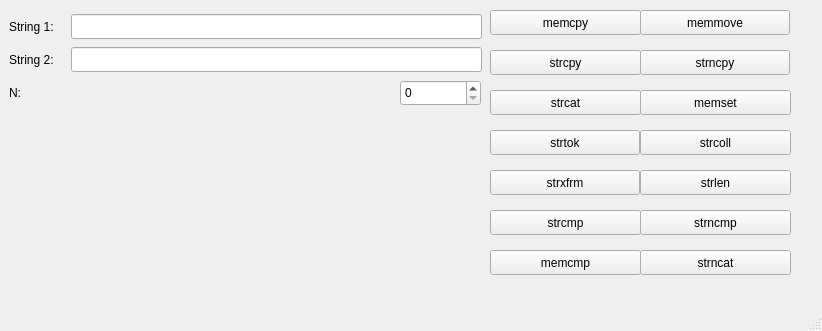
<?xml version="1.0" encoding="UTF-8"?>
<ui version="4.0">
 <class>MainWindow</class>
 <widget class="QMainWindow" name="MainWindow">
  <property name="geometry">
   <rect>
    <x>0</x>
    <y>0</y>
    <width>822</width>
    <height>331</height>
   </rect>
  </property>
  <property name="windowTitle">
   <string>MainWindow</string>
  </property>
  <property name="styleSheet">
   <string notr="true"/>
  </property>
  <widget class="QWidget" name="centralwidget">
   <widget class="QPushButton" name="bnt_strlen">
    <property name="geometry">
     <rect>
      <x>640</x>
      <y>170</y>
      <width>151</width>
      <height>25</height>
     </rect>
    </property>
    <property name="text">
     <string>strlen</string>
    </property>
   </widget>
   <widget class="QPushButton" name="bnt_memmove">
    <property name="geometry">
     <rect>
      <x>640</x>
      <y>10</y>
      <width>150</width>
      <height>25</height>
     </rect>
    </property>
    <property name="text">
     <string>memmove</string>
    </property>
   </widget>
   <widget class="QPushButton" name="bnt_strcpy">
    <property name="geometry">
     <rect>
      <x>490</x>
      <y>50</y>
      <width>151</width>
      <height>25</height>
     </rect>
    </property>
    <property name="text">
     <string>strcpy</string>
    </property>
   </widget>
   <widget class="QPushButton" name="bnt_strncpy">
    <property name="geometry">
     <rect>
      <x>640</x>
      <y>50</y>
      <width>150</width>
      <height>25</height>
     </rect>
    </property>
    <property name="text">
     <string>strncpy</string>
    </property>
   </widget>
   <widget class="QPushButton" name="bnt_memset">
    <property name="geometry">
     <rect>
      <x>640</x>
      <y>90</y>
      <width>151</width>
      <height>25</height>
     </rect>
    </property>
    <property name="text">
     <string>memset</string>
    </property>
   </widget>
   <widget class="QPushButton" name="bnt_strtok">
    <property name="geometry">
     <rect>
      <x>490</x>
      <y>130</y>
      <width>150</width>
      <height>25</height>
     </rect>
    </property>
    <property name="text">
     <string>strtok</string>
    </property>
   </widget>
   <widget class="QPushButton" name="bnt_memcpy">
    <property name="geometry">
     <rect>
      <x>490</x>
      <y>10</y>
      <width>151</width>
      <height>25</height>
     </rect>
    </property>
    <property name="text">
     <string>memcpy</string>
    </property>
   </widget>
   <widget class="QPushButton" name="bnt_strcat">
    <property name="geometry">
     <rect>
      <x>490</x>
      <y>90</y>
      <width>151</width>
      <height>25</height>
     </rect>
    </property>
    <property name="text">
     <string>strcat</string>
    </property>
   </widget>
   <widget class="QPushButton" name="bnt_strxfrm">
    <property name="geometry">
     <rect>
      <x>490</x>
      <y>170</y>
      <width>150</width>
      <height>25</height>
     </rect>
    </property>
    <property name="text">
     <string>strxfrm</string>
    </property>
   </widget>
   <widget class="QPushButton" name="bnt_strcoll">
    <property name="geometry">
     <rect>
      <x>640</x>
      <y>130</y>
      <width>151</width>
      <height>25</height>
     </rect>
    </property>
    <property name="text">
     <string>strcoll</string>
    </property>
   </widget>
   <widget class="QPushButton" name="bnt_strncat">
    <property name="geometry">
     <rect>
      <x>640</x>
      <y>250</y>
      <width>151</width>
      <height>25</height>
     </rect>
    </property>
    <property name="text">
     <string>strncat</string>
    </property>
   </widget>
   <widget class="QPushButton" name="bnt_strncmp">
    <property name="geometry">
     <rect>
      <x>640</x>
      <y>210</y>
      <width>151</width>
      <height>25</height>
     </rect>
    </property>
    <property name="text">
     <string>strncmp</string>
    </property>
   </widget>
   <widget class="QPushButton" name="bnt_strcmp">
    <property name="geometry">
     <rect>
      <x>490</x>
      <y>210</y>
      <width>151</width>
      <height>25</height>
     </rect>
    </property>
    <property name="text">
     <string>strcmp</string>
    </property>
   </widget>
   <widget class="QPushButton" name="bnt_memcmp">
    <property name="geometry">
     <rect>
      <x>490</x>
      <y>250</y>
      <width>151</width>
      <height>25</height>
     </rect>
    </property>
    <property name="text">
     <string>memcmp</string>
    </property>
   </widget>
   <widget class="QLineEdit" name="ln_str1">
    <property name="geometry">
     <rect>
      <x>71</x>
      <y>14</y>
      <width>411</width>
      <height>25</height>
     </rect>
    </property>
   </widget>
   <widget class="QLineEdit" name="ln_str2">
    <property name="geometry">
     <rect>
      <x>71</x>
      <y>47</y>
      <width>411</width>
      <height>25</height>
     </rect>
    </property>
   </widget>
   <widget class="QLabel" name="label">
    <property name="geometry">
     <rect>
      <x>9</x>
      <y>14</y>
      <width>56</width>
      <height>25</height>
     </rect>
    </property>
    <property name="text">
     <string>String 1:</string>
    </property>
   </widget>
   <widget class="QLabel" name="label_2">
    <property name="geometry">
     <rect>
      <x>9</x>
      <y>47</y>
      <width>56</width>
      <height>25</height>
     </rect>
    </property>
    <property name="text">
     <string>String 2:</string>
    </property>
   </widget>
   <widget class="QLabel" name="label_3">
    <property name="geometry">
     <rect>
      <x>9</x>
      <y>80</y>
      <width>385</width>
      <height>26</height>
     </rect>
    </property>
    <property name="text">
     <string>N:</string>
    </property>
   </widget>
   <widget class="QSpinBox" name="spb_N">
    <property name="geometry">
     <rect>
      <x>400</x>
      <y>80</y>
      <width>81</width>
      <height>26</height>
     </rect>
    </property>
   </widget>
   <widget class="QLabel" name="label_Cloni">
    <property name="geometry">
     <rect>
      <x>-10</x>
      <y>140</y>
      <width>500</width>
      <height>500</height>
     </rect>
    </property>
    <property name="text">
     <string/>
    </property>
   </widget>
   <widget class="QLabel" name="ln_ans">
    <property name="geometry">
     <rect>
      <x>10</x>
      <y>110</y>
      <width>471</width>
      <height>17</height>
     </rect>
    </property>
    <property name="text">
     <string/>
    </property>
   </widget>
  </widget>
  <widget class="QMenuBar" name="menubar">
   <property name="geometry">
    <rect>
     <x>0</x>
     <y>0</y>
     <width>822</width>
     <height>22</height>
    </rect>
   </property>
  </widget>
  <widget class="QStatusBar" name="statusbar"/>
 </widget>
 <resources/>
 <connections/>
</ui>
